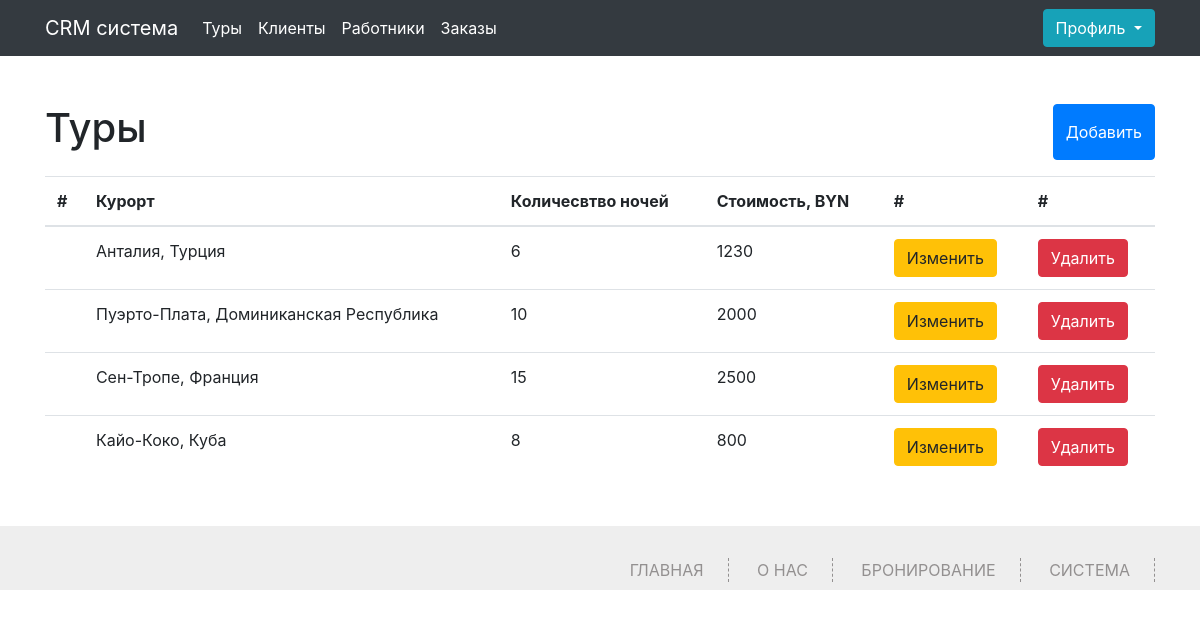
The app's page /tur (signed in) with its own data.
### app.py (models this page shows, shortened)
class Tur(db.Model):
    id = db.Column(db.Integer,primary_key=True)
    title = db.Column(db.String(100))
    price = db.Column(db.Integer)
    duration = db.Column(db.Integer)
    order_id = db.relationship('Orders', backref='tur', lazy='dynamic')

### app.py (the view, shortened to what this page needs)
@app.route('/tur', methods=['GET', 'POST'])
def tur():
    if 'name' not in session:
        abort(401)
    turs = Tur.query.all()
    return render_template("tur.html",turs=turs)

### app.py (called while the page is built)
@app.context_processor
def inject_user():
    def get_user_name():
        if 'name' in session:
            return Worker.query.filter_by(phone=session['name']).first()
    return dict(active_user=get_user_name())

### templates/tur.html (shortened to what this page needs)
{% extends 'base.html' %}
{% block main %}
<div class="container">
	<div class="content my-5">
		<div class="d-flex justify-content-between my-3">
			<h1>Туры</h1>
			<button type="button" class="btn btn-primary" data-toggle="modal" data-target="#exampleModal">
				Добавить
			  </button>
		</div>
  {% if not turs%}
  <h2>Список пуст!</h2>
  {%else%}
		<table class="table">
			<thead>
			  <tr>
				<th scope="col">#</th>
				<th scope="col">Курорт</th>
				<th scope="col">Количесвтво ночей</th>
				<th scope="col">Стоимость, BYN</th>
				<th scope="col">#</th>
				<th scope="col">#</th>
			  </tr>
			</thead>
			<tbody>
				{%for tur in turs%}
			  <tr>
				<th scope="row"></th>
				<td>{{tur.title}}</td>
				<td>{{tur.duration}}</td>
				<td>{{tur.price}}</td>
<td>				<button type="button" class="btn btn-warning" data-toggle="modal" data-target="#exampleModal{{tur.id}}"> Изменить</button>
</td>
				<td><a href="/delete_tur/{{tur.id}}" class="btn btn-danger">Удалить</a></td>
			  </tr>
			  {%endfor%}
			</tbody>
		  </table>
		  {%endif%}
	</div>
</div>
{% endblock %}

### static/css/style.css (style rules this page uses)
html,body { font-family: 'Open Sans', sans-serif; background:#FFF; font-size:100%; }
*, *:after, *::before { -webkit-box-sizing: border-box; -moz-box-sizing: border-box; box-sizing: border-box; }

### records on screen
Tur: title "Анталия, Турция", duration "6", price "1230"
Tur: title "Пуэрто-Плата, Доминиканская Республика", duration "10", price "2000"
Tur: title "Сен-Тропе, Франция", duration "15", price "2500"
Tur: title "Кайо-Коко, Куба", duration "8", price "800"
